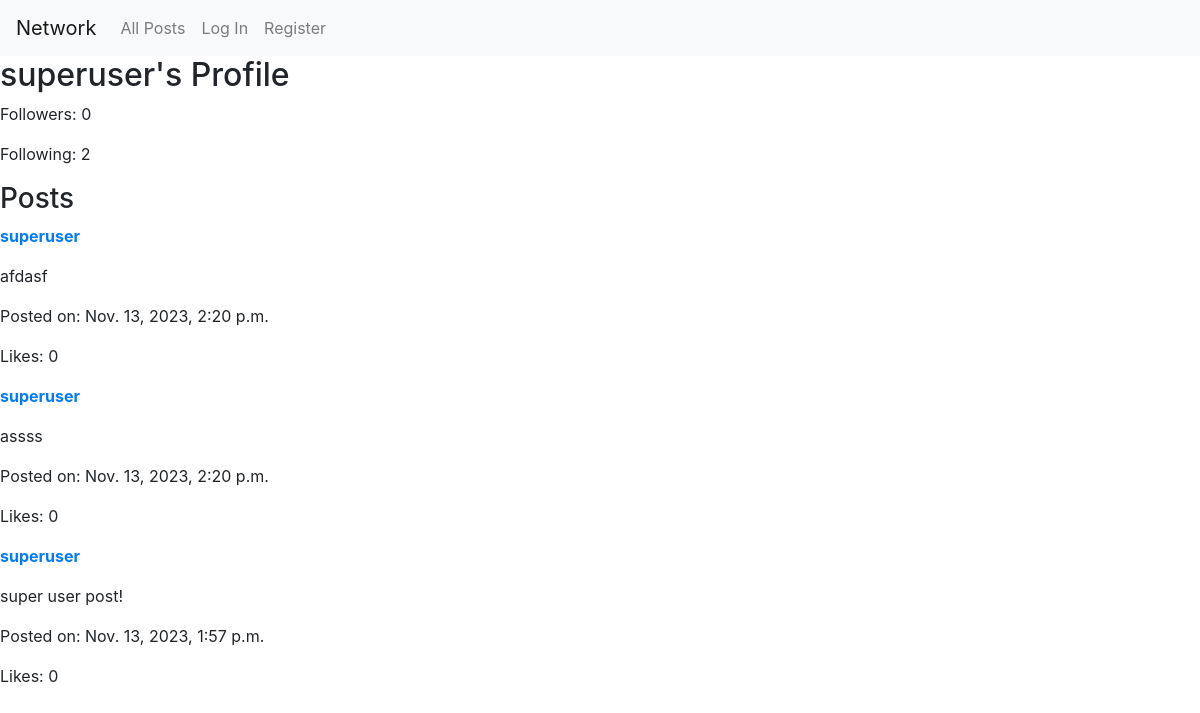
Page /profile/superuser on the earlier database version.
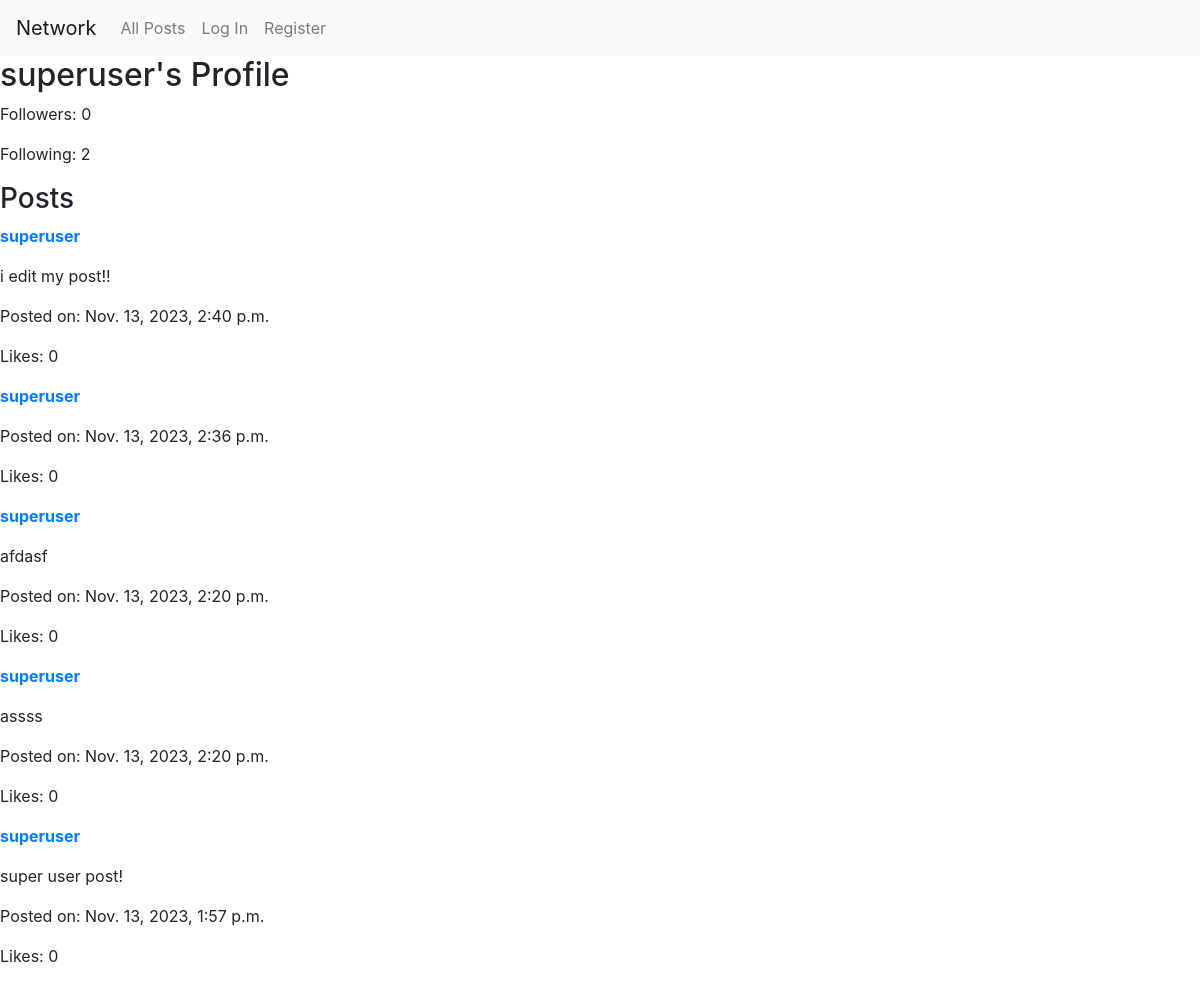
Same page on the later database version.
### network/models.py (models this page shows, shortened)
class User(AbstractUser):
    following = models.ManyToManyField('self', symmetrical=False, related_name='followers_of')
    followers = models.ManyToManyField('self', symmetrical=False, related_name='following_to')

class Post(models.Model):
    user = models.ForeignKey(User, on_delete=models.CASCADE)  # The user who created the post
    content = models.TextField()  # The content of the post
    timestamp = models.DateTimeField(auto_now_add=True)  # Timestamp of when the post was created
    likes = models.ManyToManyField(User, related_name='liked_posts')  # Users who liked the post

### network/views.py (the view)
# urls.py: path("profile/<str:username>", views.profile, name="profile"),
def profile(request, username):
    try:
        user_profile = User.objects.get(username=username)
    except User.DoesNotExist:
        return HttpResponse("User not found", status=404)
    is_self = False
    is_following = False
    if request.user.is_authenticated:
        is_self = user_profile == request.user
        if not is_self:
            is_following = user_profile.followers.filter(id=request.user.id).exists()
    user_posts = Post.objects.filter(user=user_profile).order_by('-timestamp')
    return render(request, "network/profile.html", {
        "user_profile": user_profile,
        "is_self": is_self,
        "is_following": is_following,
        "user_posts": user_posts,
    })

### network/templates/network/profile.html (shortened to what this page needs)
{% extends "network/layout.html" %}
{% load static %}
{% block body %}
    <h2 id="user-header" data-username="{{ user_profile.username }}">{{ user_profile.username }}'s Profile</h2>
    <p id="follower-count">Followers: {{ user_profile.followers.count }}</p>
    <p id="following-count">Following: {{ user_profile.following.count }}</p>
    <h3>Posts</h3>
    <div class="post-list">
        {% for post in user_posts %}
            <div class="post">
                <p><a href="{% url 'profile' post.user.username %}"><strong>{{ post.user.username }}</strong></a></p>
                <p>{{ post.content }}</p>
                <p>Posted on: {{ post.timestamp }}</p>
                <p>Likes: {{ post.likes.count }}</p>
            </div>
        {% empty %}
            <p>No posts yet.</p>
        {% endfor %}
    </div>
{% endblock %}

### network/templates/network/layout.html (shortened to what this page needs)
{% load static %}
<!DOCTYPE html>
<html lang="en">
    <head>
        <link rel="stylesheet" href="https://stackpath.bootstrapcdn.com/bootstrap/4.4.1/css/bootstrap.min.css">
        <link href="{% static 'network/styles.css' %}" rel="stylesheet">
    </head>
    <body>
        <nav class="navbar navbar-expand-lg navbar-light bg-light">
            <a class="navbar-brand" href="#">Network</a>
            <div>
              <ul class="navbar-nav mr-auto">
                <li class="nav-item">
                  <a class="nav-link" href="{% url 'index' %}">All Posts</a>
                </li>
                {% if user.is_authenticated %}
                    <li class="nav-item">
                        <a class="nav-link" href="{% url 'following' %}">Following</a>
                    </li>
                    <li class="nav-item">
                        <a class="nav-link" href="{% url 'logout' %}">Log Out</a>
                    </li>
                {% else %}
                    <li class="nav-item">
                        <a class="nav-link" href="{% url 'login' %}">Log In</a>
                    </li>
                    <li class="nav-item">
                        <a class="nav-link" href="{% url 'register' %}">Register</a>
                    </li>
                {% endif %}
              </ul>
            </div>
          </nav>
        <div class="body">
            {% block body %}
            {% endblock %}
        </div>
    </body>
</html>

Differences in the rows shown:
added Post: user.username "superuser", content "i edit my post!!", timestamp "Nov. 13, 2023, 2:40 p.m.", likes.count "0"
added Post: user.username "superuser", timestamp "Nov. 13, 2023, 2:36 p.m.", likes.count "0"
